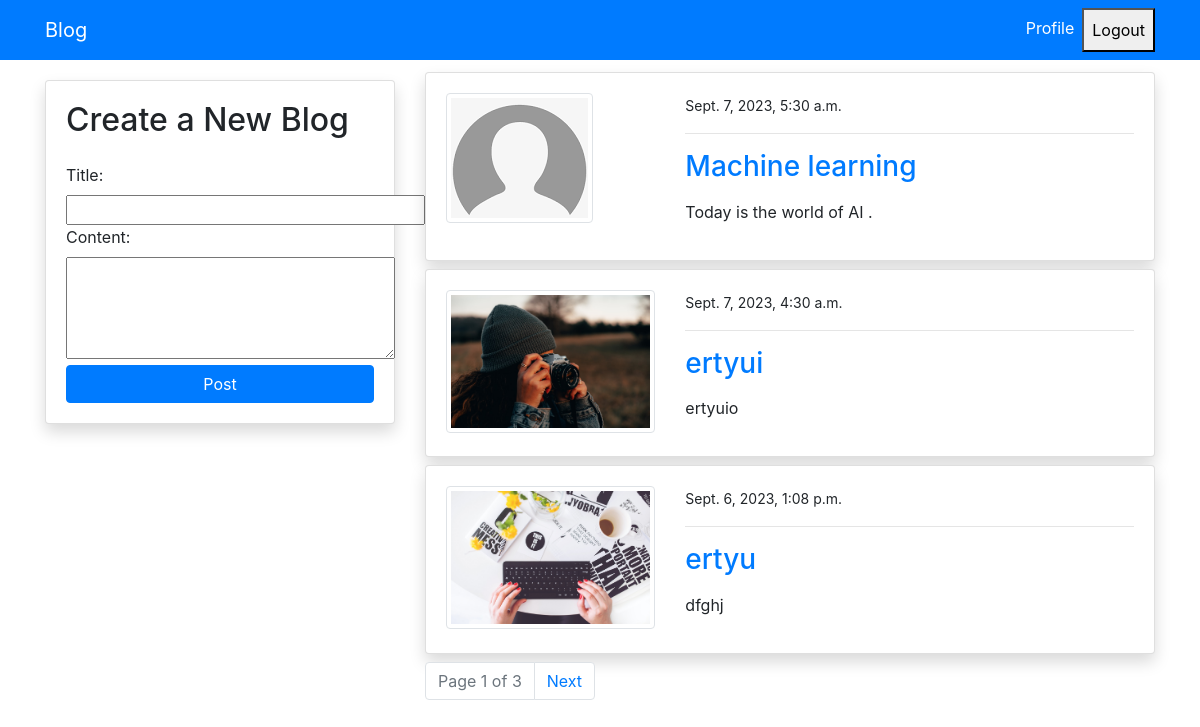
Page /blog/ (signed in) on the committed database.
### blog/models.py (models this page shows, shortened)
class PostModel(models.Model):
    title= models.CharField(max_length=100)
    content=models.TextField()
    author=models.ForeignKey(User,on_delete=models.CASCADE)
    publication_date=models.DateTimeField(auto_now_add=True)
    class Meta:
        ordering= ("-publication_date",)

### users/models.py (models this page shows, shortened)
class ProfileModel(models.Model):
    user=models.OneToOneField(User, on_delete=models.CASCADE)
    image=models.ImageField(default='default.png',upload_to='profile',
                            validators=[FileExtensionValidator(['png','jpg','jpeg'])])

### blog/views.py (the view)
# urls.py: path("blog/",views.index,name="blog-index"),
@login_required
def index(request):
    post_list = PostModel.objects.all()
    paginator = Paginator(post_list, 3)
    page = request.GET.get('page')
    posts = paginator.get_page(page)
    if request.method == "POST":
        form = PostModelForm(request.POST)
        if form.is_valid():
            instance = form.save(commit=False)
            instance.author = request.user
            instance.save()
            return redirect("blog-index")
    else:
        form = PostModelForm()
    context = {
        "posts": posts,
        "form": form,
    }
    return render(request, "blog/index.html", context)

### blog/forms.py
class PostModelForm(forms.ModelForm):
    content = forms.CharField(widget=forms.Textarea(attrs={"rows": 4, "cols": 30}))
    title = forms.CharField(widget=forms.TextInput(attrs={"size": 30}))  # TextInput widget for title
    class Meta:
        model=PostModel
        fields=("title","content")

### templates/blog/index.html (shortened to what this page needs)
{% extends 'partials/base.html' %}
{% block content %}
<div class="container">
    <div class="row mt-5 pt-3">
        <div class="col-md-4">
            <div class="card my-3 shadow">
                <div class="card-body">
                    <h2 class="mb-4">Create a New Blog</h2>
                    <form method="POST">
                        {{ form }}
                        <input class="btn btn-primary btn-block" type="submit" value="Post">
                    </form>
                </div>
            </div>
        </div>
        <div class="col-md-8">
            {% for post in posts %}
            <div class="card shadow my-2">
                <div class="card-body">
                    <div class="row">
                        <div class="col-md-4">
                            <a href="{% url 'profile' %}"> <img class="img-thumbnail" src="{{ post.author.profilemodel.image.url }}" alt="img"></a>
                        </div>
                        <div class="col-md-8">
                            <small>{{ post.publication_date }}</small>
                            <hr>
                            <a class="h3" href="{% url 'blog-detail' post.id %}">{{ post.title }}</a>
                            <p class="text-justify my-3">{{ post.content }}</p>
                        </div>
                    </div>
                </div>
            </div>
            {% endfor %}
            <div class="pagination">
                <ul class="pagination">
                    <li class="page-item disabled">
                        <span class="page-link">Page {{ posts.number }} of {{ posts.paginator.num_pages }}</span>
                    </li>
                    {% if posts.has_next %}
                        <li class="page-item">
                            <a class="page-link" href="?page={{ posts.next_page_number }}">Next</a>
                        </li>
                    {% endif %}
                </ul>
            </div>
        </div>
    </div>
</div>
{% endblock  %}

### templates/partials/base.html (shortened to what this page needs)
{% load static %}
<!doctype html>
<html lang="en">
  <head>
    <link rel="stylesheet" href="https://cdn.jsdelivr.net/npm/bootstrap@4.6.2/dist/css/bootstrap.min.css">
    <link rel="stylesheet" href="{% static '/style.css' %}">
  </head>
  <body>
    {% include 'partials/nav.html' %}
    {% block content %}
    {% endblock  %}
  </body>
</html>

### templates/partials/nav.html (shortened to what this page needs)
<nav class="navbar navbar-expand-lg navbar-primary bg-primary fixed-top">
    <div class="container">
    {% if request.user.is_authenticated %}
        <a class="navbar-brand text-white" href="{% url 'blog-index' %}">Blog</a>
        <div class="collapse navbar-collapse" id="navbarSupportedContent">
            <ul class="navbar-nav ml-auto">
                <li class="nav-item active">
                    <a class="nav-link text-white" href="{% url 'profile' %}">Profile <span class="sr-only">(current)</span></a>
                </li>
                <li>
                    <form class="nav-item" method="POST" action="{% url 'logout' %}">
                        <button class="nav-link text-orange" id="signOutBtn" type="submit">Logout</button>
                    </form>
                </li>
            </ul>
            {% endif %}
        </div>
    </div>
  </nav>

### rows in the picture
PostModel: author.profilemodel.image (placeholder picture), publication_date "Sept. 7, 2023, 5:30 a.m.", title "Machine learning", content "Today is the world of AI ."
PostModel: author.profilemodel.image (picture), publication_date "Sept. 7, 2023, 4:30 a.m.", title "ertyui", content "ertyuio"
PostModel: author.profilemodel.image (picture), publication_date "Sept. 6, 2023, 1:08 p.m.", title "ertyu", content "dfghj"

### other values in the picture
{{ posts.number }} "1"
{{ posts.paginator.num_pages }} "3"
